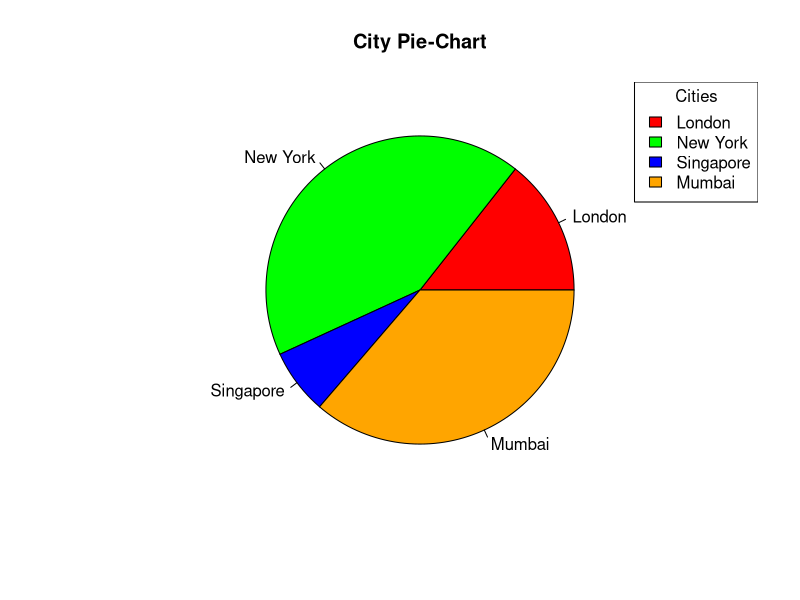

Recreate this plot in R.
input_vector <- c(21, 62, 10, 53)
labels <- c("London", "New York", "Singapore", "Mumbai")
colors <- c("red", "green", "blue", "orange")

pie(input_vector, labels = labels, col = colors, main = "City Pie-Chart")
legend("topright", legend = labels, fill = colors, title = "Cities")
